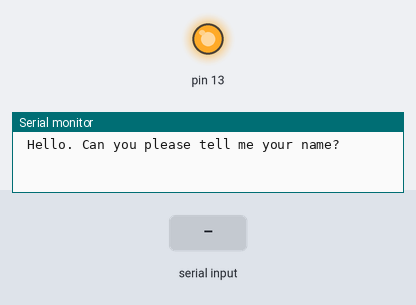
The sketch below on a simulated Arduino Uno, built with avr-gcc and run on an emulated ATmega328P. On the bench: output pins drawn as LEDs (lit = HIGH), the last lines printed to the serial monitor. Inputs (shaded band) come from the test bench. At 10.5 s the program stops and its outputs stay as they are.

Above: at 0.8 s.
0.9 s: "90,45,200\n" received over Serial
2.4 s: "30,150,10\n" received over Serial
4.9 s: "90,45\n" received over Serial
At 11.6 s:
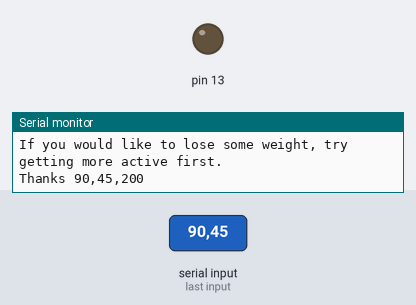
Timing chart, 0 to 12.0 s (numbered marks = the images above; inputs shaded):
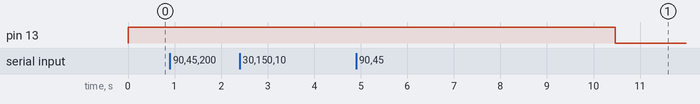

Measured:
- after the input at 4.9 s, pin 13: HIGH → LOW after 5.6 s

The sketch:

Chatbot1.ino
```cpp
/*
 * A modification of the simple calculator chatbot program to work as
 * as calorie intake assistant. With additional prompts and responses.
 *
 * Make sure to open up the Serial monitor and set it
 * to 9600 baud to see the output of this program.
 *
 * For more information on Arduino's built-in
 * Serial object and its internal functions, see the reference at:
 * https://www.arduino.cc/en/Reference/Serial
 *
 * This program uses the Mifflin - St. Jeor formula for calculating basal metabolic rate. (there are many)
 * The BMR formulas are different depending on sex:
 * Male:    10 * weight(kg) + 6.25 * height(cm) - 5 * age(y) + 5
 * Female:  10 * weight(kg) + 6.25 * height(cm) - 5 * age(y) - 161
 *
 * Weight is in kilograms and height is in centimeters. The formulas give the amount of calories
 * burned each day to keep the body alive.
 *
 * From there, your necessary calorie intake is determined by how active you are.
 * If you are not very active, your necessary calorie intake is the BMR times 1.2
 * Somewhat active people multiple by 1.375. If you do some exercise, 1.55. And if you
 * do a lot of sports, 1.95.
 *
 * The calories needed to maintain your weight are based on this scaled BMR value.
 * If you want to lose 0.5kg per week, you need to shave 500 calories from your daily intake.
 * It can be bad for your body to lower your calorie intake by more than 1000 calories per day.
 *
 */

#include <arduino.h>

int main() {
  init();

  // Setup code
  Serial.begin(9600);
  Serial.setTimeout(10000); // How many milliseconds to wait until giving up on user input
  pinMode(13, OUTPUT);
  digitalWrite(13, HIGH);

  // Program code
  String yourname;
  bool sex;
  byte weight, height, age, activity;
  int bmr, bmr_activity;

  Serial.println("\n Hello. Can you please tell me your name?");
  yourname = Serial.readStringUntil('\n');  // '\n' is the code for a "new line" character

  Serial.print("Hi ");
  Serial.println(yourname);
  Serial.println("I'd like to help you track your calorie intake.");
  delay(1000);

  Serial.print("First, are you male or female (0 for male, 1 for female)? ");
  sex = Serial.parseInt();
  Serial.println(sex);
  delay(1000);

  Serial.print("What is your age? ");
  age = Serial.parseInt();
  Serial.println(age);
  delay(1000);

  Serial.print("What is your height (in cm)? ");
  height = Serial.parseInt();
  Serial.println(height);
  delay(1000);

  Serial.print("What is your weight (in kg)? ");
  weight = Serial.parseInt();
  Serial.println(weight);
  delay(1000);

  if(sex == 0) {
    // male
    bmr = 10 * weight + 6.25 * height - 5 * age + 5;
  } else {
    // female
    bmr = 10 * weight + 6.25 * height - 5 * age - 161;
  }

  Serial.print("Just to stay alive you need to take in ");
  Serial.print(bmr);
  Serial.println(" calories per day.");
  delay(1000);

  Serial.println("On a scale from 1 to 5, how physically active are you?");
  Serial.print("(1=not at all, 5=playing sports all the time): ");
  activity = Serial.parseInt();
  Serial.println(activity);
  delay(1000);

  if(activity == 1) {
    bmr_activity = bmr * 1.2;
  } else if(activity == 2) {
    bmr_activity = bmr * 1.375;
  } else if(activity == 3) {
    bmr_activity = bmr * 1.55;
  } else if(activity == 4) {
    bmr_activity = bmr * 1.725;
  } else if(activity == 5) {
    bmr_activity = bmr * 1.95;
  } else {
    bmr_activity = 0; // bad input
  }

  /* The cascaded if-else statements above can also be represented as a switch statement like this:
  switch(activity) {
    case 1:
      bmr_activity = bmr * 1.2;
      break;
    case 2:
      bmr_activity = bmr * 1.375;
      break;
    case 3:
      bmr_activity = bmr * 1.55;
      break;
    case 4:
      bmr_activity = bmr * 1.725;
      break;
    case 5:
      bmr_activity = bmr * 1.95;
      break;
    default:
      bmr_activity = 0; // bad input
  }
  */

  Serial.println();
  Serial.print("To maintain your current weight you need to take in ");
  Serial.print(bmr_activity);
  Serial.println(" calories per day.");
  delay(1000);

  Serial.println();
  if(bmr_activity - 500 > bmr) {
    Serial.print("If you would like to lose 0.5kg per week, try taking in ");
    Serial.print(bmr_activity - 500);
    Serial.println(" calories per day instead!");
  } else {
    Serial.println("If you would like to lose some weight, try getting more active first.");
  }
  delay(1000);
  Serial.print("Thanks ");
  Serial.println(yourname);
  digitalWrite(13, LOW);

  Serial.flush(); // waits for all serial data to finish sending
  return 0;
}
```
